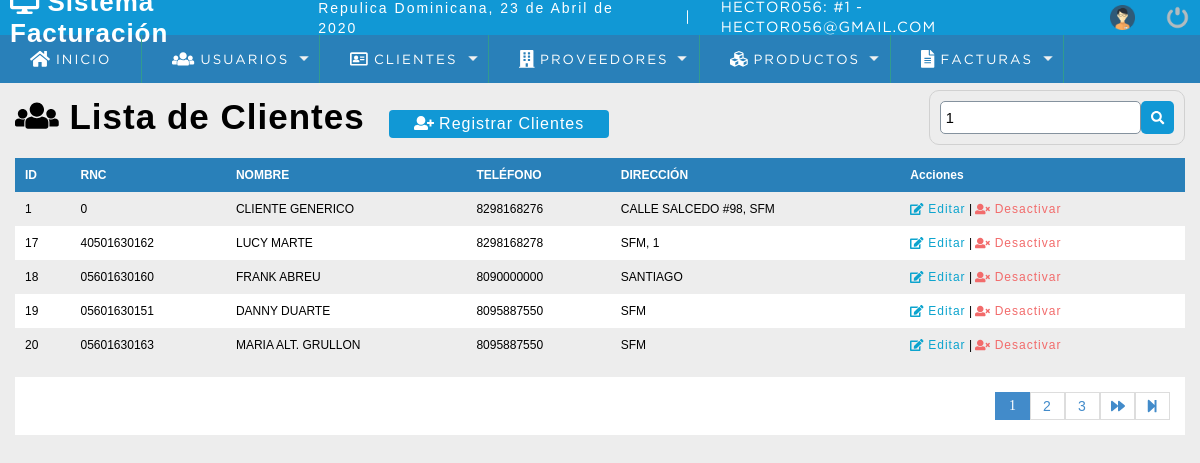
The page /sistema/buscar_cliente.php?busqueda=1 (signed in) on the database its author committed.
### tables this page shows
CREATE TABLE `cliente` (
  `idcliente` int(11) NOT NULL,
  `rnc` varchar(11) DEFAULT NULL,
  `nombre` varchar(80) DEFAULT NULL,
  `telefono` text DEFAULT NULL,
  `direccion` text DEFAULT NULL,
  `dateadd` datetime NOT NULL DEFAULT current_timestamp(),
  `usuario_id` int(11) NOT NULL,
  `estatus` int(11) NOT NULL DEFAULT 1
);

### sistema/buscar_cliente.php (the view, shortened to what this page needs)
<?php
include "../conexion.php";
?>
<!DOCTYPE html>
<html lang="en">
<head>
		<?php include "includes/scripts.php";?>
</head>
<body>
		<?php include "includes/header.php";?>
	<section id="container">
		<?php
		$busqueda = strtoupper($_REQUEST['busqueda']);
		 ?>
		<h1><i class="fas fa-users"></i> Lista de Clientes</h1>
		<a href="registro_cliente.php" class="btn_new"><i class="fas fa-user-plus"></i> Registrar Clientes</a>
		<form action="buscar_cliente.php" method="get" class="formulario_buscar">
			<input type="text" name="busqueda" id="busqueda" placeholder="Buscar" value="<?PHP echo $busqueda; ?>">
			<button type="submit"class="btn_buscar"> <i class="fas fa-search"></i></button>
		</form>
		<table>
			<tr>
				<th>ID</th>
				<th>RNC</th>
				<th>NOMBRE</th>
				<th>TELÉFONO</th>
				<th>DIRECCIÓN </th>
				<th>Acciones</th>
			</tr>
			<?php
				$sql_registro = mysqli_query($conexion,"SELECT COUNT(*) AS total_registro FROM 	cliente
														WHERE (idcliente  like '%$busqueda%' OR
																rnc 	  like '%$busqueda%' OR
																nombre    like '%$busqueda%' OR
																telefono  like '%$busqueda%' OR
																direccion like '%$busqueda%')
    													AND estatus=1");
				$resultado_registro = mysqli_fetch_array($sql_registro);
				$total_registro = $resultado_registro['total_registro'];
				$por_pagina = 5;
					if(empty($_GET['pagina']))
					{
						$pagina=1;
					}else{
						$pagina =$_GET['pagina'];
					}
					$desde = ($pagina-1) * $por_pagina;
					$total_paginas = ceil($total_registro / $por_pagina);
				$query = mysqli_query($conexion,"SELECT * FROM cliente WHERE
											         		(idcliente    like '%$busqueda%' OR
																rnc 	  like '%$busqueda%' OR
																nombre    like '%$busqueda%' OR
																telefono  like '%$busqueda%' OR
																direccion like '%$busqueda%')
												AND
											    estatus =1 ORDER BY idcliente ASC LIMIT $desde,$por_pagina");
				$resultado = mysqli_num_rows($query);
				if($resultado > 0){
					while ($data = mysqli_fetch_array($query)){
			?>
		  	 <tr>
				<td><?php echo $data['idcliente']?></td>
				<td><?php echo $data['rnc']?></td>
				<td><?php echo $data['nombre']?></td>
				<td><?php echo $data['telefono']?></td>
				<td><?php echo $data['direccion']?></td>
				<td>
					<a class="link_edit" href="editar_cliente.php?id=<?php echo $data['idcliente'];?>"><i class="fas fa-edit"></i>   Editar</a>
					<?php if ($_SESSION['rol'] ==1 || $_SESSION['rol'] ==2) { ?>
					|
					<a class="link_delete" href="eliminar_confirmar_cliente.php?id=<?php echo $data['idcliente'];?>"><i class="fas fa-user-times"></i> Desactivar </a>
					<?php }  ?>
				   </td>
				</tr>
			<?php
		  }
		}
	?>
		</table>
			<?php
				if ($resultado != 0)
				{
			?>
		<div class="paginador">
		<ul>
		<?php
					for ($i=1; $i <= $total_paginas; $i++)
				{
					if ($i==$pagina)
					{
					echo '<li class="PageSelected">'.$i.'</li>';
					}else{
					echo '<li><a href="?pagina='.$i.'&busqueda='.$busqueda.'">'.$i.'</a></li>';
				}
				}
					if($pagina!=$total_paginas)
			{
		?>
				<li><a href="?pagina=<?php echo $pagina + 1;?>&busqueda=<?php echo $busqueda; ?>"><i class="fas fa-forward"></i></a></li>
				<li><a href="?pagina=<?php echo $total_paginas;?>&busqueda=<?php echo $busqueda; ?>"><i class="fas fa-step-forward"></i></a></li>
				<?php } ?>
			</ul>
		</div>
			 <?php } ?>
	</section>
</body>
</html>

### sistema/css/style.css (style rules this page uses)
* { margin: 0; padding: 0; box-sizing: border-box; }
body { background: #ededed; }
h1, h2, h3, h4, h5, h6 { font-family: 'arial'; font-weight: bold; letter-spacing: 1px; }
h1 { font-size: 26px; }
a { text-decoration: none; font-family: arial; letter-spacing: 1px; }
#container { padding: 90px 15px 15px; }
form { background: #fff; margin: auto; padding: 20px 50px; border: 1px solid #d1d1d1 }
input, select { display: block; width: 100%; font-size: 11pt; padding: 5px; border: 1px solid #85929e; border-radius: 5px; }
#container h1 { font-size: 35px; display: inline-block; }
.btn_new { display: inline-block; background: #1198d5; color:#fff; padding: 5px 25px; border-radius: 4px; margin: 20px; }
table { border-collapse: collapse; font-size: 12px; font-family: 'arial'; width :100%; }
table th { text-align: left; padding: 10px; background: #2980b9;; color:#fff; }
table tr:nth-child(odd) { background: #fff; }
table td { padding: 10px; }
.link_edit { color:#0ca4ce; }
.link_delete { color:#f26b6b ; }
.paginador ul { padding: 15px; list-style: none; background: #fff; margin-top: 15px; display: -webkit-flex; display: -moz-flex; display: -ms-flex; display: -o-flex; display: flex; justify-content: flex-end; }
.paginador a, .PageSelected { color: #428bca; border:1px solid #ddd; padding: 5px; display: inline-block; font-size: 14px; text-align: center; width: 35px; }
.PageSelected { color: #fff; background: #428bca; border:1px solid #428bca; }
.formulario_buscar { display: -webkit-flex; display: -moz-flex; display: -ms-flex; display: -o-flex; display: flex; justify-content: flex-end; float: right; background: initial; padding: 10px; border-radius: 10px; }
.formulario_buscar .btn_buscar { background: #1198d5; color:#fff; padding: 0 20px; border:0; cursor: pointer; margin: left 10px; display: flex; border-radius: 5px; padding: 10px; }

### rows shown on the page
cliente: idcliente "1", rnc "0", nombre "CLIENTE GENERICO", telefono "8298168276", direccion "CALLE SALCEDO #98, SFM"
cliente: idcliente "17", rnc "40501630162", nombre "LUCY MARTE", telefono "8298168278", direccion "SFM, 1"
cliente: idcliente "18", rnc "05601630160", nombre "FRANK ABREU", telefono "8090000000", direccion "SANTIAGO"
cliente: idcliente "19", rnc "05601630151", nombre "DANNY DUARTE", telefono "8095887550", direccion "SFM"
cliente: idcliente "20", rnc "05601630163", nombre "MARIA ALT. GRULLON", telefono "8095887550", direccion "SFM"

### other values the page prints
fechaC() "23 de Abril de 2020"
$_SESSION['user'] "HECTOR056"
$_SESSION['rol'] "1"
$_SESSION['email'] "HECTOR056@GMAIL.COM"
